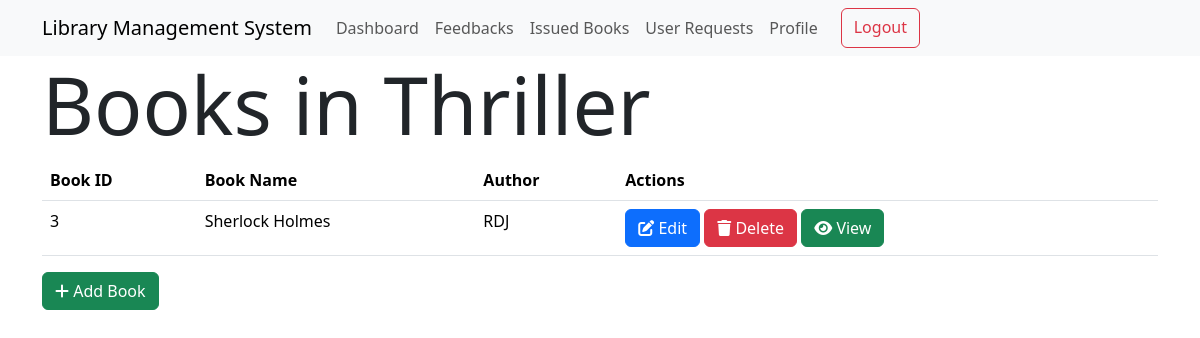
Page /section/3/ (signed in) on the earlier database version.
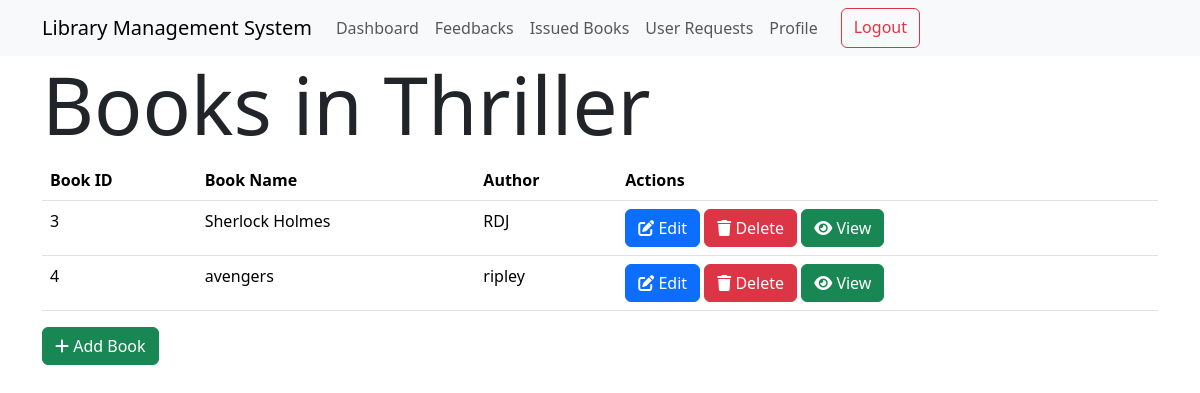
Same page on the later database version.
### models.py (models this page shows)
class Books(db.Model):
    id = db.Column(db.Integer, primary_key=True)
    name = db.Column(db.String(64), nullable=False)
    content = db.Column(db.Text, nullable=False)
    author = db.Column(db.String(64), nullable=False)
    date_issued = db.Column(db.Date)  # null as it'll be filled during issuance
    return_date = db.Column(db.Date)  # null as it'll be filled during issuance
    section_id = db.Column(db.Integer, db.ForeignKey("section.id"), nullable=False)
    carts = db.relationship("Cart", backref="book", lazy=True)
    issued = db.relationship(
        "Issued", backref="books", lazy=True, cascade="all, delete-orphan"
    )

### routes.py (the view)
@app.route("/section/<int:id>/")
@admin_required
def show_section(id):
    section = Section.query.get(id)
    if not section:
        flash("Section does not exist")
        return redirect(url_for("admin"))
    return render_template("/section/show.html", section=section)

### routes.py (called while the page is built)
def admin_required(func):
    @wraps(func)
    def inner(*args, **kwargs):
        if "user_id" not in session:
            return redirect(url_for("login"))
        user = User.query.get(session["user_id"])
        if not user.is_admin:
            flash("You are not authorized to access this page")
            return redirect(url_for("index"))
        return func(*args, **kwargs)
    return inner

### templates/section/show.html (shortened to what this page needs)
{% extends 'layout.html' %}
{% block content %}
<h1 class="display-1">
    Books in {{section.name}}
</h1>
<table class="table">
    <thead>
        <tr>
            <th>Book ID</th>
            <th>Book Name</th>
            <th>Author</th>
            <th>Actions</th>
        </tr>
    </thead>
    <tbody>
        {% for book in section.books %}
        <tr>
            <td>{{book.id}}</td>
            <td>{{book.name}}</td>
            <td>{{book.author}}</td>
            <td>
                <a href="{{url_for('edit_book', id=book.id)}}" class="btn btn-primary">
                    <i class="fas fa-edit"></i>
                    Edit
                </a>
                <a href="{{url_for('delete_book', id=book.id)}}" class="btn btn-danger">
                    <i class="fas fa-trash"></i>
                    Delete
                </a>
                <form action="{{url_for('read_book', id=book.id)}}" method="POST" style="display: inline;">
                    <button class=" btn btn-success">
                        <i class="fa fa-eye" aria-hidden="true"></i>
                        View
                    </button>
                </form>
            </td>
        </tr>
        {% endfor %}
    </tbody>
</table>
<a href="{{url_for('add_book', section_id=section.id)}}" class="btn btn-success">
    <i class="fas fa-plus"></i>
    Add Book
</a>
{% endblock %}

Differences in the rows shown:
added Books: id "4", name "avengers", author "ripley"
